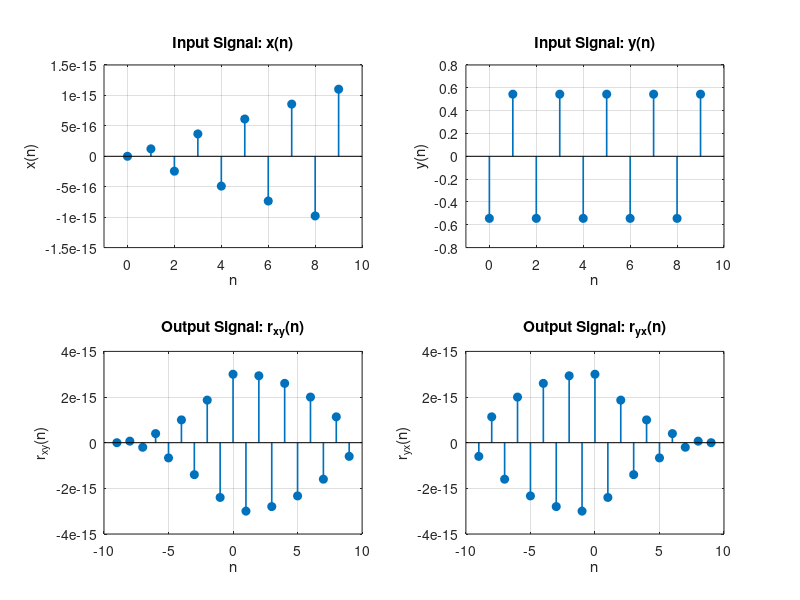

Reproduce this figure in MATLAB.
% Clear workspace, command window, and close figures
clc;
clear;
close all;

% Initialize signal parameters and phase shifts
phase1 = 0;
phase2 = 10;
sampleIndices = 0:1:9;
signalOriginIndex = 1;

% Define time index vectors
timeIndicesX = sampleIndices - signalOriginIndex + 1;
timeIndicesY = sampleIndices - signalOriginIndex + 1;

% Generate input signals
signalX = sin(1 * pi * sampleIndices + phase1);
signalY = sin(5 * pi * sampleIndices + phase2);

% Compute forward and reverse cross-correlations
crossCorrXY = xcorr(signalX, signalY);
crossCorrYX = xcorr(signalY, signalX);
lagIndices = (timeIndicesX(1) - timeIndicesY(end)) : (timeIndicesX(end) - timeIndicesY(1));

% Plot input signals and cross-correlations
figure('Name', 'Non-Commutative Property of Cross-Correlation', 'NumberTitle', 'off');

% Plot x(n)
subplot(2, 2, 1);
stem(timeIndicesX, signalX, 'filled', 'LineWidth', 1.2);
title('Input Signal: x(n)');
xlabel('n');
ylabel('x(n)');
xlim([timeIndicesX(1) - 1, timeIndicesX(end) + 1]);
grid on;

% Plot y(n)
subplot(2, 2, 2);
stem(timeIndicesY, signalY, 'filled', 'LineWidth', 1.2);
title('Input Signal: y(n)');
xlabel('n');
ylabel('y(n)');
xlim([timeIndicesY(1) - 1, timeIndicesY(end) + 1]);
grid on;

% Plot r_xy(n)
subplot(2, 2, 3);
stem(lagIndices, crossCorrXY, 'filled', 'LineWidth', 1.2);
title('Output Signal: r_{xy}(n)');
xlabel('n');
ylabel('r_{xy}(n)');
xlim([lagIndices(1) - 1, lagIndices(end) + 1]);
grid on;

% Plot r_yx(n)
subplot(2, 2, 4);
stem(lagIndices, crossCorrYX, 'filled', 'LineWidth', 1.2);
title('Output Signal: r_{yx}(n)');
xlabel('n');
ylabel('r_{yx}(n)');
xlim([lagIndices(1) - 1, lagIndices(end) + 1]);
grid on;
